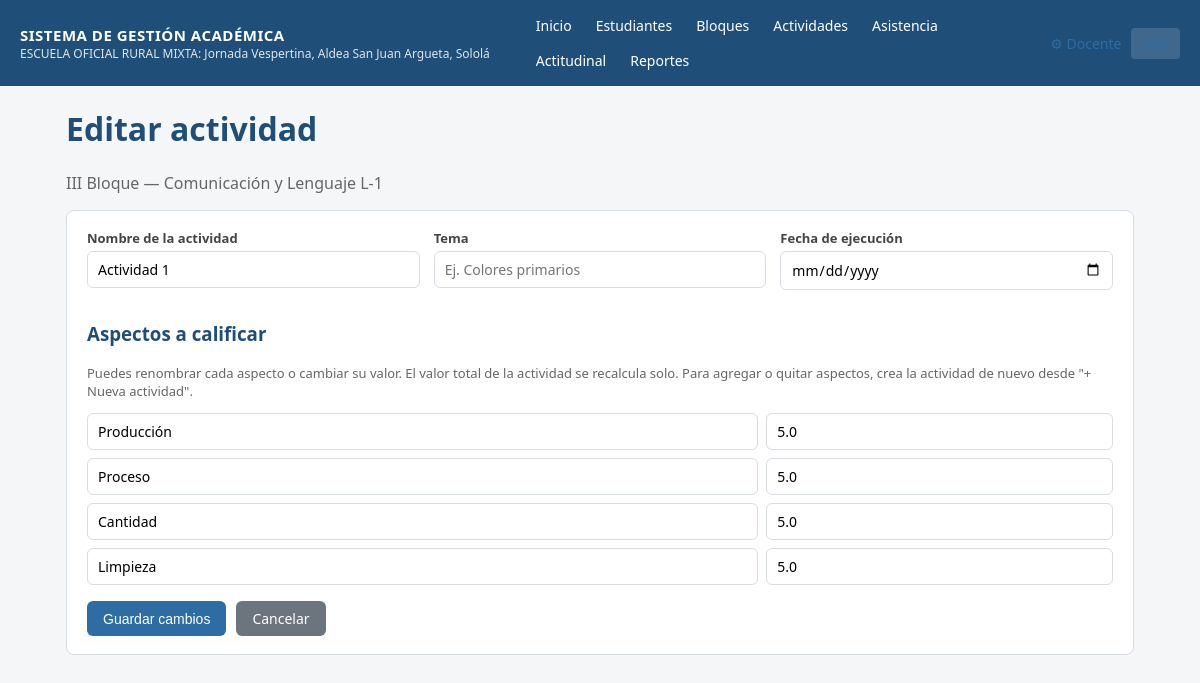
Page /actividades/1/editar (signed in) on the committed database.
### tables this page shows
CREATE TABLE configuracion (
    clave TEXT PRIMARY KEY,
    valor TEXT
);

CREATE TABLE bloques (
    id INTEGER PRIMARY KEY AUTOINCREMENT,
    nombre TEXT NOT NULL,
    numero INTEGER NOT NULL UNIQUE,
    fecha_inicio TEXT,
    fecha_fin TEXT,
    estado TEXT NOT NULL DEFAULT 'activo'
);

CREATE TABLE areas (
    id INTEGER PRIMARY KEY AUTOINCREMENT,
    nombre TEXT NOT NULL,
    codigo TEXT UNIQUE NOT NULL,
    orden INTEGER NOT NULL DEFAULT 0,
    estado TEXT NOT NULL DEFAULT 'activo'
);

CREATE TABLE actividades (
    id INTEGER PRIMARY KEY AUTOINCREMENT,
    bloque_id INTEGER NOT NULL REFERENCES bloques(id),
    area_id INTEGER NOT NULL REFERENCES areas(id),
    nombre TEXT NOT NULL,
    tema TEXT,
    fecha_ejecucion TEXT,
    valor_total REAL NOT NULL DEFAULT 0,
    estado TEXT NOT NULL DEFAULT 'activo'
);

CREATE TABLE aspectos (
    id INTEGER PRIMARY KEY AUTOINCREMENT,
    actividad_id INTEGER NOT NULL REFERENCES actividades(id) ON DELETE CASCADE,
    nombre TEXT NOT NULL,
    valor_maximo REAL NOT NULL DEFAULT 0,
    orden INTEGER NOT NULL DEFAULT 0
);

### app.py (the view, shortened to what this page needs)
@app.route("/actividades/<int:id>/editar", methods=["GET", "POST"])
@login_required
def actividad_editar(id):
    actividad = query(
        """SELECT a.*, b.nombre bloque_nombre, ar.nombre area_nombre
           FROM actividades a JOIN bloques b ON b.id=a.bloque_id JOIN areas ar ON ar.id=a.area_id
           WHERE a.id=?""", (id,), one=True,
    )
    if not actividad:
        flash("Actividad no encontrada.", "error")
        return redirect(url_for("actividades_lista"))
    aspectos = query("SELECT * FROM aspectos WHERE actividad_id=? ORDER BY orden", (id,))
    return render_template("actividad_editar.html", actividad=actividad, aspectos=aspectos)

### app.py (called while the page is built)
def get_db():
    if "db" not in g:
        g.db = sqlite3.connect(DB_PATH)
        g.db.row_factory = sqlite3.Row
        g.db.execute("PRAGMA foreign_keys = ON")
    return g.db

def query(sql, args=(), one=False):
    cur = get_db().execute(sql, args)
    rows = cur.fetchall()
    return (rows[0] if rows else None) if one else rows

def login_required(view):
    @wraps(view)
    def wrapped(*args, **kwargs):
        if not session.get("usuario_id"):
            return redirect(url_for("login"))
        return view(*args, **kwargs)
    return wrapped

@app.context_processor
def inject_globals():
    cfg = {row["clave"]: row["valor"] for row in query("SELECT clave, valor FROM configuracion")}
    return dict(config=cfg, docente_nombre=session.get("nombre"))

### templates/actividad_editar.html (shortened to what this page needs)
{% extends "base.html" %}
{% block content %}
<h1>Editar actividad</h1>
<p style="color:#666">{{ actividad.bloque_nombre }} — {{ actividad.area_nombre }}</p>
<div class="card">
<form method="post">
    <div class="form-grid">
        <div class="form-group">
            <label>Nombre de la actividad</label>
            <input type="text" name="nombre" required value="{{ actividad.nombre }}">
        </div>
        <div class="form-group">
            <label>Tema</label>
            <input type="text" name="tema" value="{{ actividad.tema or '' }}" placeholder="Ej. Colores primarios">
        </div>
        <div class="form-group">
            <label>Fecha de ejecución</label>
            <input type="date" name="fecha_ejecucion" value="{{ actividad.fecha_ejecucion or '' }}">
        </div>
    </div>
    <h3>Aspectos a calificar</h3>
    <p style="font-size:13px;color:#666">
        Puedes renombrar cada aspecto o cambiar su valor. El valor total de la actividad se recalcula solo.
        Para agregar o quitar aspectos, crea la actividad de nuevo desde "+ Nueva actividad".
    </p>
    <div class="aspectos-list">
        {% for a in aspectos %}
        <div class="aspecto-row">
            <input type="text" name="aspecto_nombre" value="{{ a.nombre }}" required>
            <input type="number" name="aspecto_valor" value="{{ a.valor_maximo }}" step="0.01" required>
        </div>
        {% endfor %}
    </div>
    <div class="actions-row">
        <button class="btn" type="submit">Guardar cambios</button>
        <a class="btn btn-secondary" href="{{ url_for('actividades_lista', bloque_id=actividad.bloque_id) }}">Cancelar</a>
    </div>
</form>
</div>
{% endblock %}

### templates/base.html (shortened to what this page needs)
<!DOCTYPE html>
<html lang="es">
<head>
<link rel="stylesheet" href="{{ url_for('static', filename='style.css') }}">
</head>
<body>
{% if session.get('usuario_id') %}
<header class="topbar no-print">
    <div class="brand">
        <span class="brand-title">SISTEMA DE GESTIÓN ACADÉMICA</span>
        <span class="brand-sub">{{ config.get('nombre_establecimiento','') }}</span>
    </div>
    <nav>
        <a href="{{ url_for('dashboard') }}">Inicio</a>
        <a href="{{ url_for('estudiantes_lista') }}">Estudiantes</a>
        <a href="{{ url_for('bloques') }}">Bloques</a>
        <a href="{{ url_for('actividades_lista') }}">Actividades</a>
        <a href="{{ url_for('asistencia') }}">Asistencia</a>
        <a href="{{ url_for('actitudinal') }}">Actitudinal</a>
        <a href="{{ url_for('reportes_index') }}">Reportes</a>
    </nav>
    <div class="user-box">
        <a href="{{ url_for('configuracion') }}" title="Mi cuenta y áreas/cursos">⚙ {{ docente_nombre }}</a>
        <a href="{{ url_for('logout') }}" class="logout">Salir</a>
    </div>
</header>
{% endif %}
<main class="container">
    {% block content %}{% endblock %}
</main>
</body>
</html>

### static/style.css (style rules this page uses)
:root { --azul: #1f4e79; --azul-claro: #2e6da4; --gris: #f4f6f8; --borde: #d7dde3; --verde: #2e7d32; --rojo: #c62828; --texto: #2b2f33; }
* { box-sizing: border-box; }
body { margin: 0; font-family: "Segoe UI", Arial, sans-serif; background: var(--gris); color: var(--texto); }
a { color: var(--azul-claro); text-decoration: none; }
.topbar { background: var(--azul); color: #fff; display: flex; align-items: center; flex-wrap: wrap; gap: 16px; padding: 10px 20px; }
.brand { display: flex; flex-direction: column; margin-right: 20px; }
.brand-title { font-weight: 700; font-size: 15px; letter-spacing: .5px; }
.brand-sub { font-size: 12px; opacity: .85; }
.topbar nav { display: flex; flex-wrap: wrap; gap: 4px; flex: 1; }
.topbar nav a { color: #fff; padding: 6px 10px; border-radius: 4px; font-size: 14px; }
.user-box { display: flex; align-items: center; gap: 10px; font-size: 14px; }
.logout { background: rgba(255,255,255,.15); padding: 6px 10px; border-radius: 4px; }
.container { max-width: 1100px; margin: 20px auto; padding: 0 16px 60px; }
h1, h2, h3 { color: var(--azul); }
.card { background: #fff; border: 1px solid var(--borde); border-radius: 8px; padding: 18px 20px; margin-bottom: 20px; }
.btn { display: inline-block; background: var(--azul-claro); color: #fff; border: none; padding: 8px 16px; border-radius: 6px; cursor: pointer; font-size: 14px; }
.btn-secondary { background: #6c757d; }
.form-grid { display: grid; grid-template-columns: repeat(auto-fit, minmax(220px,1fr)); gap: 14px; }
.form-group { display: flex; flex-direction: column; gap: 4px; margin-bottom: 12px; }
label { font-size: 13px; font-weight: 600; color: #444; }
input, select, textarea { padding: 8px 10px; border: 1px solid var(--borde); border-radius: 6px; font-size: 14px; font-family: inherit; }
.actions-row { margin-top: 16px; display: flex; gap: 10px; }
.aspectos-list .aspecto-row { display: flex; gap: 8px; align-items: center; margin-bottom: 8px; }
.aspectos-list .aspecto-row input[type=text] { flex: 2; }
.aspectos-list .aspecto-row input[type=number] { flex: 1; }

### rows in the picture
configuracion: get "ESCUELA OFICIAL RURAL MIXTA: Jornada Vespertina, Aldea San Juan Argueta, Sololá"
bloques: bloque_nombre "III Bloque"
areas: area_nombre "Comunicación y Lenguaje L-1"
actividades: nombre "Actividad 1"
aspectos: aspecto_nombre "Producción", aspecto_valor "5.0"
aspectos: aspecto_nombre "Proceso", aspecto_valor "5.0"
aspectos: aspecto_nombre "Cantidad", aspecto_valor "5.0"
aspectos: aspecto_nombre "Limpieza", aspecto_valor "5.0"

### other values in the picture
{{ docente_nombre }} "Docente"
